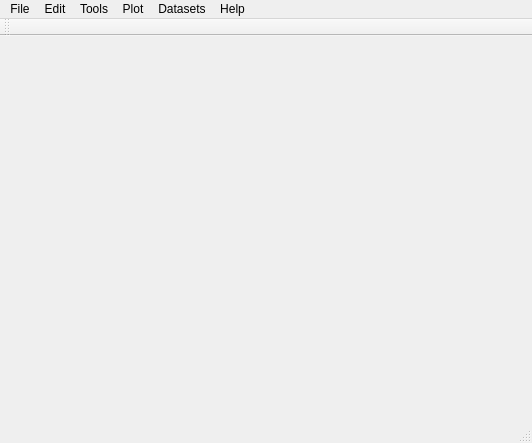
<?xml version="1.0" encoding="UTF-8"?>
<ui version="4.0">
 <class>MainWindow</class>
 <widget class="QMainWindow" name="MainWindow">
  <property name="geometry">
   <rect>
    <x>0</x>
    <y>0</y>
    <width>532</width>
    <height>443</height>
   </rect>
  </property>
  <property name="windowTitle">
   <string>ComplexityLAB</string>
  </property>
  <widget class="QWidget" name="centralWidget"/>
  <widget class="QMenuBar" name="menuBar">
   <property name="geometry">
    <rect>
     <x>0</x>
     <y>0</y>
     <width>532</width>
     <height>26</height>
    </rect>
   </property>
   <widget class="QMenu" name="menuFile">
    <property name="title">
     <string>File</string>
    </property>
    <widget class="QMenu" name="menuImport_data">
     <property name="title">
      <string>Import data</string>
     </property>
     <addaction name="actEuro_EDF_file"/>
    </widget>
    <addaction name="menuImport_data"/>
    <addaction name="actFile_Import_epoch_info"/>
    <addaction name="actFile_Import_event_info"/>
    <addaction name="actFile_Export"/>
    <addaction name="separator"/>
    <addaction name="actFile_Open"/>
    <addaction name="separator"/>
    <addaction name="actFile_Save"/>
    <addaction name="actFile_Save_As"/>
    <addaction name="separator"/>
    <addaction name="actFile_Quit"/>
   </widget>
   <widget class="QMenu" name="menuEdit">
    <property name="title">
     <string>Edit</string>
    </property>
    <addaction name="actEdit_Select_Data"/>
    <addaction name="actEdit_Select_epochs_events"/>
   </widget>
   <widget class="QMenu" name="menuTools">
    <property name="title">
     <string>Tools</string>
    </property>
    <addaction name="actTools_Change_Rate"/>
    <addaction name="actTools_Filter_the_data"/>
    <addaction name="actTools_Run_ICA"/>
   </widget>
   <widget class="QMenu" name="menuPlot">
    <property name="title">
     <string>Plot</string>
    </property>
    <addaction name="actPlot_Data_statistics"/>
    <addaction name="actPlot_Time_F_transforms"/>
   </widget>
   <widget class="QMenu" name="menuDatasets">
    <property name="title">
     <string>Datasets</string>
    </property>
   </widget>
   <widget class="QMenu" name="menuHelp">
    <property name="title">
     <string>Help</string>
    </property>
    <addaction name="actHelp_About_ComplexityLAB"/>
    <addaction name="actHelp_Contact_us"/>
   </widget>
   <addaction name="menuFile"/>
   <addaction name="menuEdit"/>
   <addaction name="menuTools"/>
   <addaction name="menuPlot"/>
   <addaction name="menuDatasets"/>
   <addaction name="menuHelp"/>
  </widget>
  <widget class="QToolBar" name="mainToolBar">
   <attribute name="toolBarArea">
    <enum>TopToolBarArea</enum>
   </attribute>
   <attribute name="toolBarBreak">
    <bool>false</bool>
   </attribute>
  </widget>
  <widget class="QStatusBar" name="statusBar"/>
  <action name="actFile_Import_epoch_info">
   <property name="text">
    <string>Import epoch info</string>
   </property>
  </action>
  <action name="actFile_Import_event_info">
   <property name="text">
    <string>Import event info</string>
   </property>
  </action>
  <action name="actFile_Open">
   <property name="text">
    <string>Open</string>
   </property>
   <property name="shortcut">
    <string>Ctrl+O</string>
   </property>
  </action>
  <action name="actFile_Save">
   <property name="text">
    <string>Save</string>
   </property>
   <property name="shortcut">
    <string>Ctrl+S</string>
   </property>
  </action>
  <action name="actFile_Save_As">
   <property name="text">
    <string>Save As</string>
   </property>
   <property name="toolTip">
    <string>Save As...</string>
   </property>
  </action>
  <action name="actFile_Quit">
   <property name="text">
    <string>Quit</string>
   </property>
  </action>
  <action name="actFile_Export">
   <property name="text">
    <string>Export</string>
   </property>
  </action>
  <action name="actEdit_Select_Data">
   <property name="text">
    <string>Select Data</string>
   </property>
  </action>
  <action name="actEdit_Select_epochs_events">
   <property name="text">
    <string>Select epochs/events</string>
   </property>
  </action>
  <action name="actTools_Change_Rate">
   <property name="text">
    <string>Changing sampling rate</string>
   </property>
  </action>
  <action name="actTools_Filter_the_data">
   <property name="text">
    <string>Filter the data</string>
   </property>
  </action>
  <action name="actTools_Run_ICA">
   <property name="text">
    <string>Run ICA</string>
   </property>
  </action>
  <action name="actPlot_Data_statistics">
   <property name="text">
    <string>Data statistics</string>
   </property>
  </action>
  <action name="actPlot_Time_F_transforms">
   <property name="text">
    <string>Time-frequency transforms</string>
   </property>
  </action>
  <action name="actHelp_About_ComplexityLAB">
   <property name="text">
    <string>About ComplexityLAB</string>
   </property>
  </action>
  <action name="actHelp_Contact_us">
   <property name="text">
    <string>Contact us</string>
   </property>
  </action>
  <action name="actEuro_EDF_file">
   <property name="text">
    <string>From European Data Format.EDF file</string>
   </property>
  </action>
 </widget>
 <layoutdefault spacing="6" margin="11"/>
 <resources/>
 <connections>
  <connection>
   <sender>actFile_Quit</sender>
   <signal>triggered()</signal>
   <receiver>MainWindow</receiver>
   <slot>close()</slot>
   <hints>
    <hint type="sourcelabel">
     <x>-1</x>
     <y>-1</y>
    </hint>
    <hint type="destinationlabel">
     <x>265</x>
     <y>221</y>
    </hint>
   </hints>
  </connection>
 </connections>
</ui>
